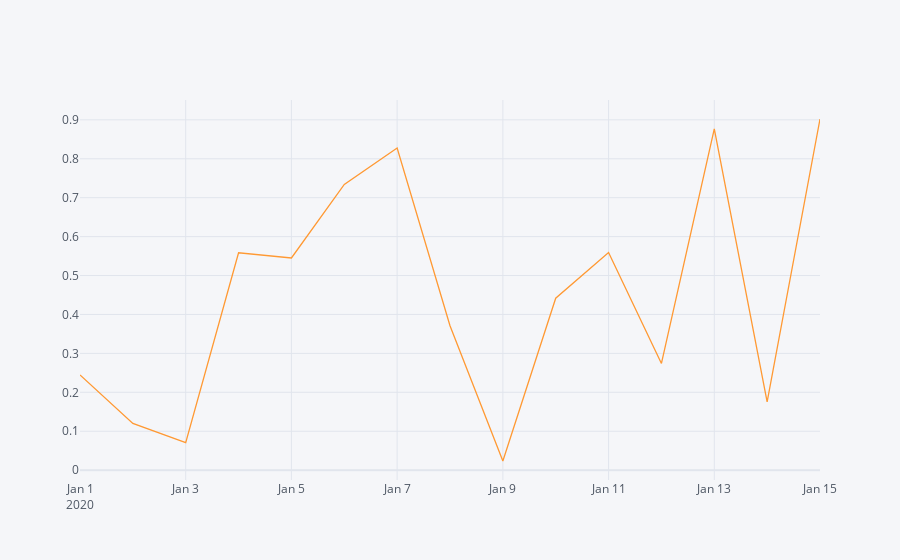
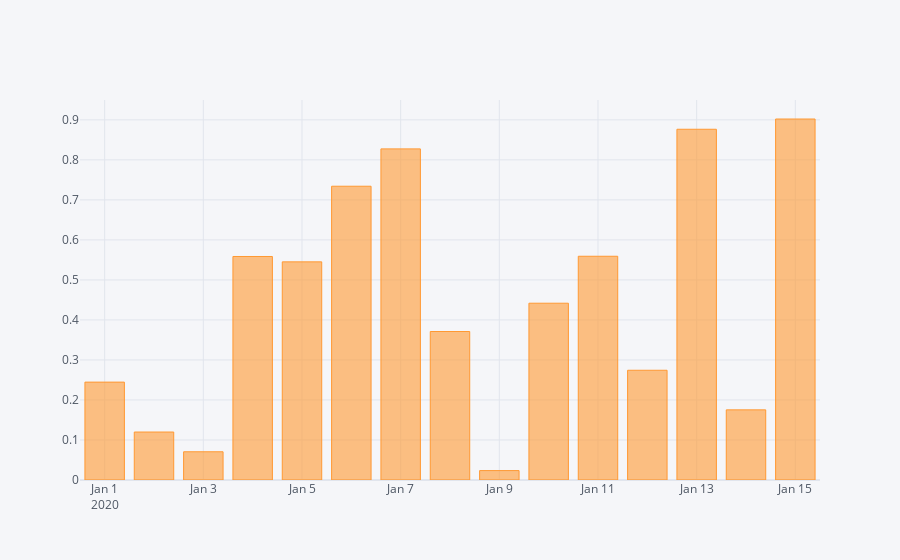

Notebook code cell kept with these figures, in order:
### Code cell
import numpy as np
import pandas as pd
import chart_studio.plotly as py
import cufflinks as cf
cf.go_offline(connected=True)

### 시계열 데이터

# 1월 1일 ~ 1월 15일
date_range = pd.date_range(start='2020-01-01', periods=15)
print(date_range)

random_list = np.random.rand(15)
df = pd.DataFrame(random_list.tolist(), columns=['random_value'], index=date_range)
print(df)

# 날짜별 데이터 추이 확인
df.iplot(kind='line')
df.iplot(kind='bar')

### 데이터 상관관계 확인

### Figure 1 — Plotly figure (JSON) as saved in the notebook; plotly's stock layout.template omitted (floating-point values rounded to 4 significant figures)
{"data": [{"line": {"color": "rgba(255, 153, 51, 1.0)", "dash": "solid", "shape": "linear", "width": 1.3}, "mode": "lines", "name": "random_value", "text": "", "type": "scatter", "x": ["2020-01-01", "2020-01-02", "2020-01-03", "2020-01-04", "2020-01-05", "2020-01-06", "2020-01-07", "2020-01-08", "2020-01-09", "2020-01-10", "2020-01-11", "2020-01-12", "2020-01-13", "2020-01-14", "2020-01-15"], "y": [0.2446, 0.1199, 0.07054, 0.5586, 0.5452, 0.7342, 0.8275, 0.3711, 0.02351, 0.4418, 0.5592, 0.2743, 0.8766, 0.1753, 0.9022]}], "layout": {"legend": {"bgcolor": "#F5F6F9", "font": {"color": "#4D5663"}}, "paper_bgcolor": "#F5F6F9", "plot_bgcolor": "#F5F6F9", "title": {"font": {"color": "#4D5663"}}, "xaxis": {"gridcolor": "#E1E5ED", "showgrid": true, "tickfont": {"color": "#4D5663"}, "title": {"font": {"color": "#4D5663"}, "text": ""}, "zerolinecolor": "#E1E5ED"}, "yaxis": {"gridcolor": "#E1E5ED", "showgrid": true, "tickfont": {"color": "#4D5663"}, "title": {"font": {"color": "#4D5663"}, "text": ""}, "zerolinecolor": "#E1E5ED"}}}

### Figure 2 — Plotly figure (JSON) as saved in the notebook; plotly's stock layout.template omitted (floating-point values rounded to 4 significant figures)
{"data": [{"marker": {"color": "rgba(255, 153, 51, 0.6)", "line": {"color": "rgba(255, 153, 51, 1.0)", "width": 1}}, "name": "random_value", "orientation": "v", "text": "", "type": "bar", "x": ["2020-01-01", "2020-01-02", "2020-01-03", "2020-01-04", "2020-01-05", "2020-01-06", "2020-01-07", "2020-01-08", "2020-01-09", "2020-01-10", "2020-01-11", "2020-01-12", "2020-01-13", "2020-01-14", "2020-01-15"], "y": [0.2446, 0.1199, 0.07054, 0.5586, 0.5452, 0.7342, 0.8275, 0.3711, 0.02351, 0.4418, 0.5592, 0.2743, 0.8766, 0.1753, 0.9022]}], "layout": {"legend": {"bgcolor": "#F5F6F9", "font": {"color": "#4D5663"}}, "paper_bgcolor": "#F5F6F9", "plot_bgcolor": "#F5F6F9", "title": {"font": {"color": "#4D5663"}}, "xaxis": {"gridcolor": "#E1E5ED", "showgrid": true, "tickfont": {"color": "#4D5663"}, "title": {"font": {"color": "#4D5663"}, "text": ""}, "zerolinecolor": "#E1E5ED"}, "yaxis": {"gridcolor": "#E1E5ED", "showgrid": true, "tickfont": {"color": "#4D5663"}, "title": {"font": {"color": "#4D5663"}, "text": ""}, "zerolinecolor": "#E1E5ED"}}}
